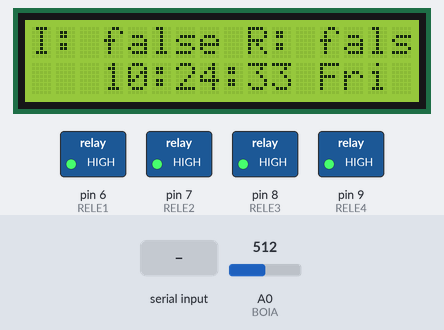
A sketch run on a simulated Arduino Uno, built with avr-gcc and run on an emulated ATmega328P. On the bench: 16×2 character LCD, switched loads named in the sketch (green lamp = pin HIGH). Inputs (shaded band) come from the test bench; at power-on: A0 (BOIA) = 512. The local clock reads 2024-03-15 10:24:30 at power-on unless the sketch sets it; what the sketch prints to the serial monitor is not drawn.

Above: at 3.2 s.
3.3 s: A0 (BOIA) set to 0
At 3.42 s:
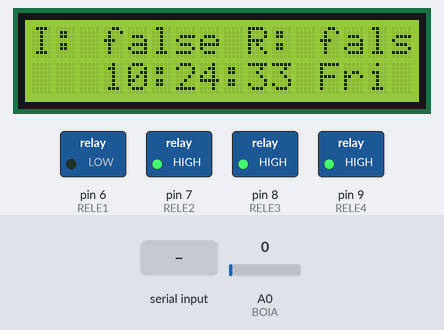
At 4.5 s:
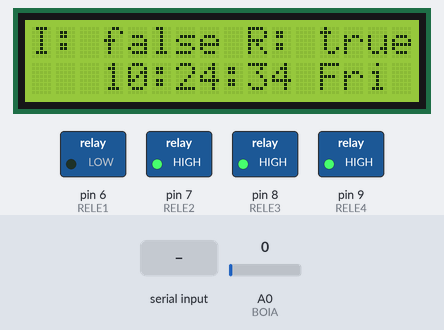
6.3 s: "I" received over Serial
At 8.8 s:
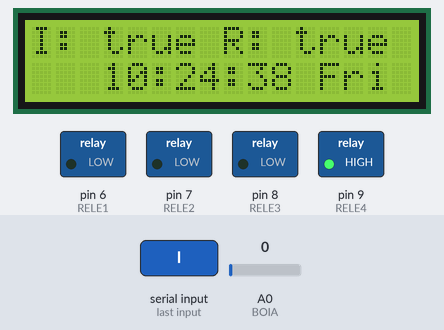
Timing chart, 0 to 10.3 s (numbered marks = the images above; inputs shaded):
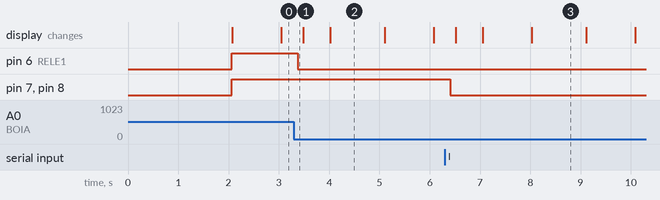

Measured:
- after the input at 3.3 s, pin 6 (RELE1): HIGH → LOW after 0.08 s
- after the input at 6.3 s, pin 7 (RELE2), pin 8 (RELE3): HIGH → LOW after 0.11 s; the display: first changes after 0.22 s (image 3 shows a later state)
- what the display in image 2 shows lasts 1.1 s, from 4.0 s to 5.1 s

The sketch:

Codigo_fonte.ino
```cpp
#include <DS1307.h>
#include <LiquidCrystal.h>

//Autores: Jeovane Santos e Joel Vasconcelos, Colegio Dr. Antonio Ricaldi 2018

//Instanciar objetos
LiquidCrystal TELA(12, 11, 5, 4, 3, 2);
DS1307 RELOGIO(A4, A5);
const int BOIA = 0;
String DIA_DA_SEMANA;

//Informação dos reles 1 ao 4
const int RELE1 = 6;
bool RELE1_ON = false;
unsigned long RELE1_ATIVADO_AS;

const int RELE2 = 7;
bool RELE2_ON = false;
unsigned long RELE2_ATIVADO_AS;

const int RELE3 = 8;
bool RELE3_ON = false;
unsigned long RELE3_ATIVADO_AS;

const int RELE4 = 9;
bool RELE4_ON = false;
unsigned long RELE4_ATIVADO_AS;

//Variaveis de tempo
unsigned long UM_SEGUNDO = 1000L;
unsigned long UM_MINUTO = UM_SEGUNDO * 60;
unsigned long UMA_HORA = UM_MINUTO * 60;

//Se você quiser configurar o relogio mude a variavel para "true"
bool CONFIGURAR_O_RELOGIO = false;

void setup() {

  //Desligar os reles
  digitalWrite(RELE1, HIGH);
  digitalWrite(RELE2, HIGH);
  digitalWrite(RELE3, HIGH);
  digitalWrite(RELE4, HIGH);

  //Conexão serial na velocidade 9600
  Serial.begin(9600);

  //Ligar LCD 16x2
  TELA.begin(16, 2);
  TELA.print("Ola mundo :D");
  delay(UM_SEGUNDO*2);

  //Definir como saida os pinos dos reles
  pinMode(RELE1, OUTPUT);
  pinMode(RELE2, OUTPUT);
  pinMode(RELE3, OUTPUT);
  pinMode(RELE4, OUTPUT);

  //Ativar o relogio
  RELOGIO.halt(false);
  RELOGIO.setSQWRate(SQW_RATE_1);
  RELOGIO.enableSQW(true);

  //Configurar o relogio com os dados abaixo
  if(CONFIGURAR_O_RELOGIO) {
    RELOGIO.setDOW(THURSDAY);
    RELOGIO.setDate(04, 9, 2018);
    RELOGIO.setTime(17, 51, 00);
  }

  DIA_DA_SEMANA = RELOGIO.getDOWStr(FORMAT_SHORT);
}

void loop() {

  //Pegar o valor do bluetooth
  char BT = Serial.read();

  //Pegar o nivel da boia do reservatorio
  int VALOR_DA_BOIA = analogRead(BOIA);

  //Pegar horario atual
  String AGORA = RELOGIO.getTimeStr(FORMAT_LONG);
  Serial.println(AGORA);

  //Oque vai ser mostrado na tela
  TELA.clear();
  TELA.print("I: " + boolString(RELE2_ON) + " R: " + boolString(RELE1_ON));
  TELA.setCursor(3,1);
  TELA.print(AGORA + ' ' + DIA_DA_SEMANA);

  //Irrigação = RELE2, Solenoide = RELE3
  if(AGORA == "07:00:00" || AGORA == "17:00:00" || BT == 'I') {

    //Ligar o solenoide e a bomba
    digitalWrite(RELE3, LOW);
    digitalWrite(RELE2, LOW);
    RELE3_ON = true;
    RELE2_ON = true;
    RELE2_ATIVADO_AS = millis();
  }

  //Quando a bomba estiver ativa verificar se já passou 1 minuto, para desligar
  if(RELE2_ON) {
    if(millis() >= RELE2_ATIVADO_AS + UM_MINUTO) {
      digitalWrite(RELE3, HIGH);
      digitalWrite(RELE2, HIGH);
      RELE3_ON = false;
      RELE2_ON = false;
    }
  }

  //Reservatorio = RELE1
  //Ligar a bomba do reservatorio, quando estiver cheio
  if(VALOR_DA_BOIA == 0) {
    digitalWrite(RELE1, LOW);
    RELE1_ON = true;
    RELE1_ATIVADO_AS = millis();
  } else if(BT == 'R') {
    digitalWrite(RELE1, LOW);
  } else if(BT == 'r') {
    digitalWrite(RELE1, HIGH);
  }

  //Quando a bomba do reservatorio estiver ativa verificar se já passou 1 minuto, para desligar
  if(RELE1_ON) {
    if(millis() >= RELE1_ATIVADO_AS + UM_MINUTO) {
      digitalWrite(RELE1, HIGH);
      RELE1_ON = false;
    }
  }

  //Delay de 100ms para inicar o loop novamente
  delay(100);

}

//Transformar Bool em String
String boolString(bool b) {
  if(b) {
    return "true";
  } else return "false";
}
```
